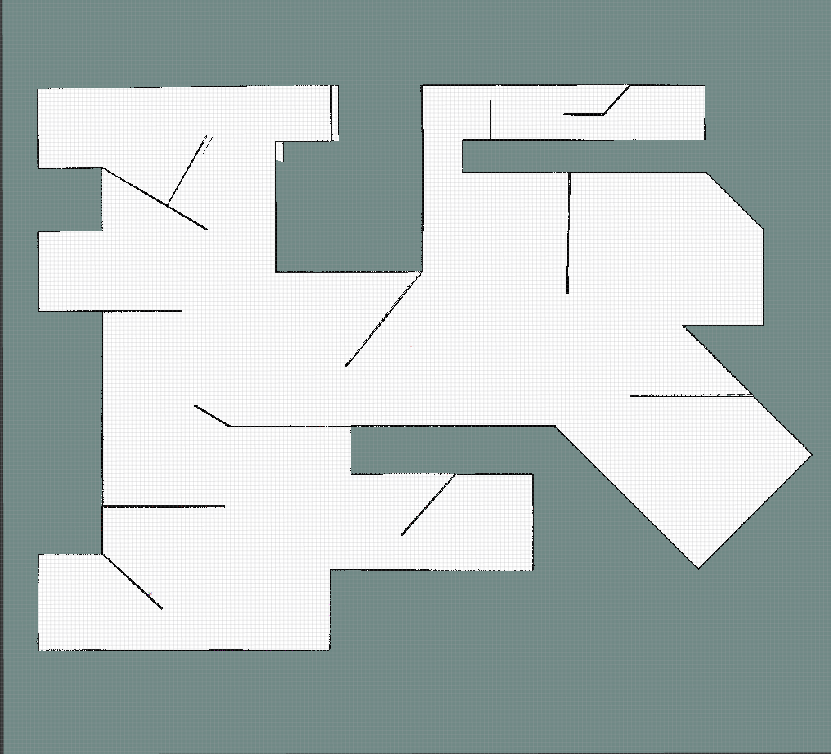
%> input picture original_map_obstcle/original_map_obstacle.png, 831 x 754 px
$ octave original_map_obstacle.m   (GNU Octave 9; MATLAB toolbox functions it lacks are replaced by stand-ins)
%> lines starting %> are read from the running program, lines starting %| are printed output that depends on the picture; in (x1, y1, x2, y2) boxes, pixels count from 0 and x2, y2 are one past the last pixel; in counts of white or black regions, pixels touching at a corner belong together; the program's own positions count from 1
close all;
clear;
clc;

A=imread('original_map_obstacle.png');
%> A is the input picture: size 754x831x3 uint8; mean R, G, B 174.2, 186.2, 185
% 读取图片

thresh=graythresh(A);
%> thresh = 0.735
figure(1);
title('灰度图');
imshow(A);
% 转化成灰度图

se = strel('disk',5);
% BW = imdilate(A,se);
BW=imerode(A,se);
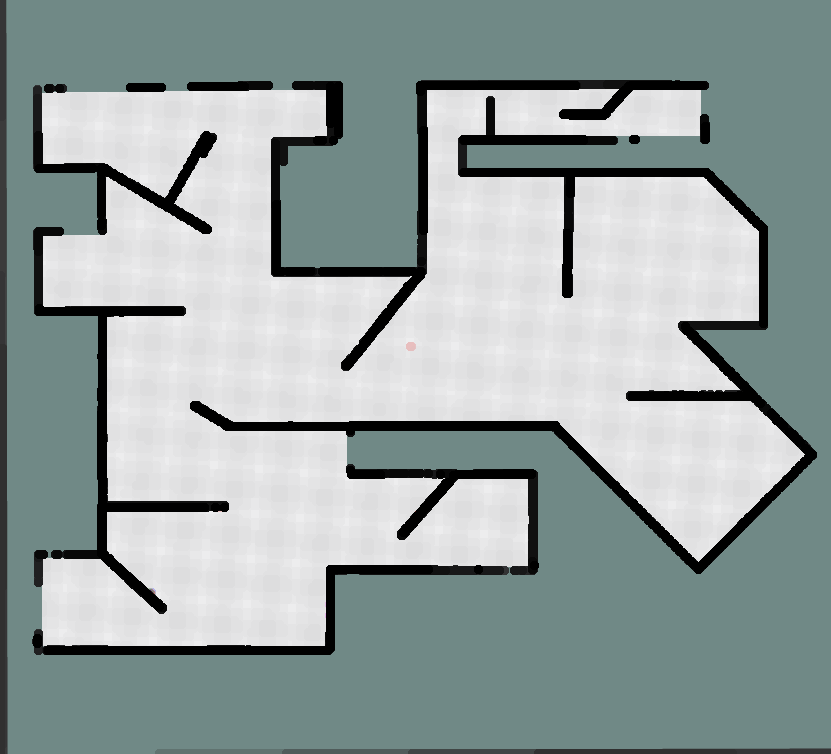
%> BW: size 754x831x3 uint8; mean R, G, B 149.3, 161.6, 160.5
figure(2);
imshow(BW);
% 膨胀操作

% BW2 =im2bw(A,thresh);
BW2 =im2bw(BW,thresh);
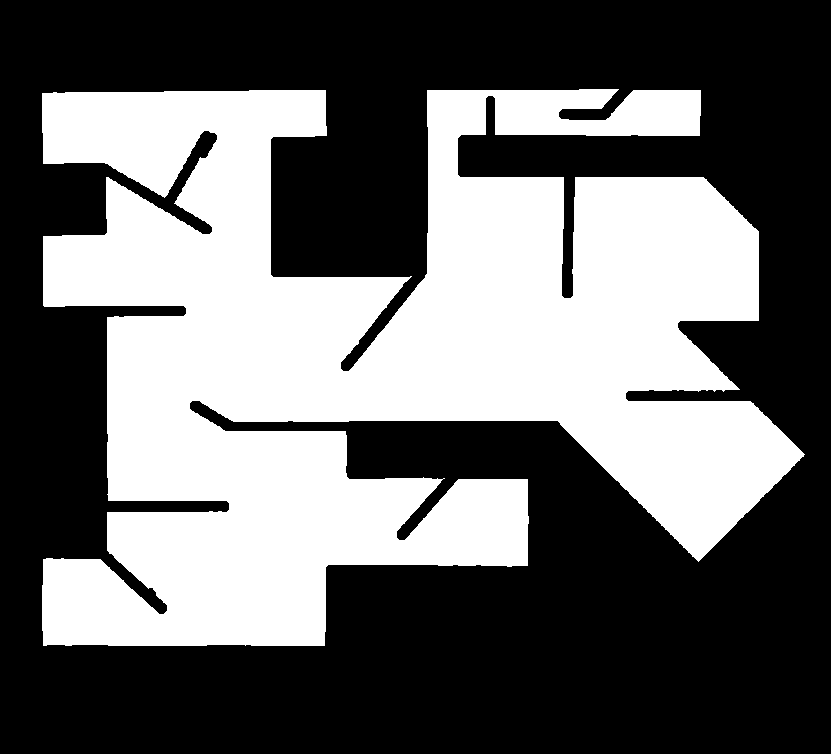
%> BW2: size 754x831 logical; 41.1% white; 1 white region, box (x1, y1, x2, y2) and area: (42, 89, 805, 646) 257241
figure(3);
imshow(BW2);

BW3 = bwmorph(BW2,'remove');
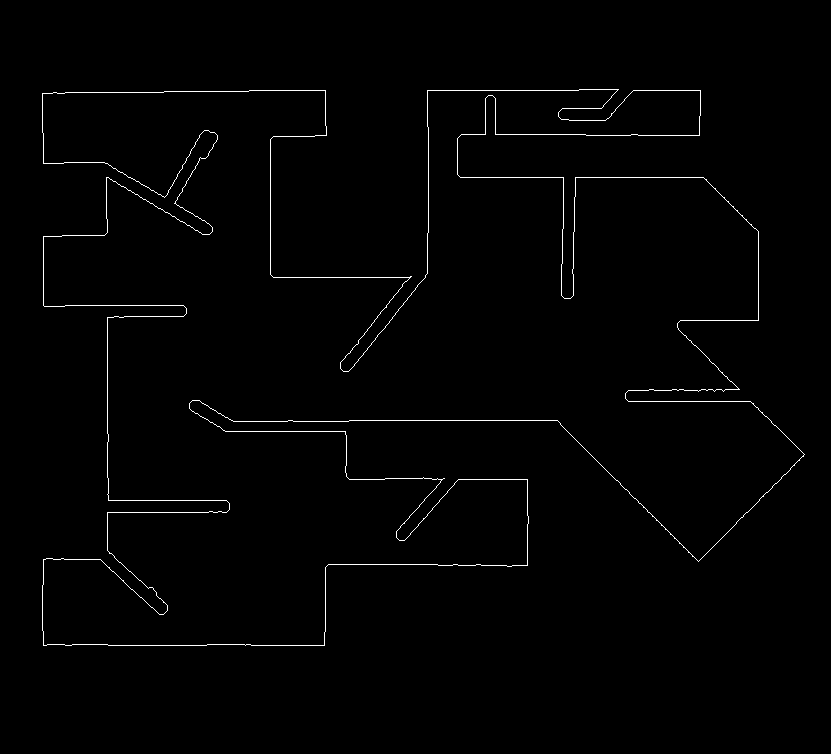
%> BW3: size 754x831 logical; 1% white in thin lines or dots, all inside (x1, y1, x2, y2) = (42, 89, 805, 646)
figure(4);
imshow(BW3);
hold on;

BW4 = bwmorph(BW2,'skel',Inf);
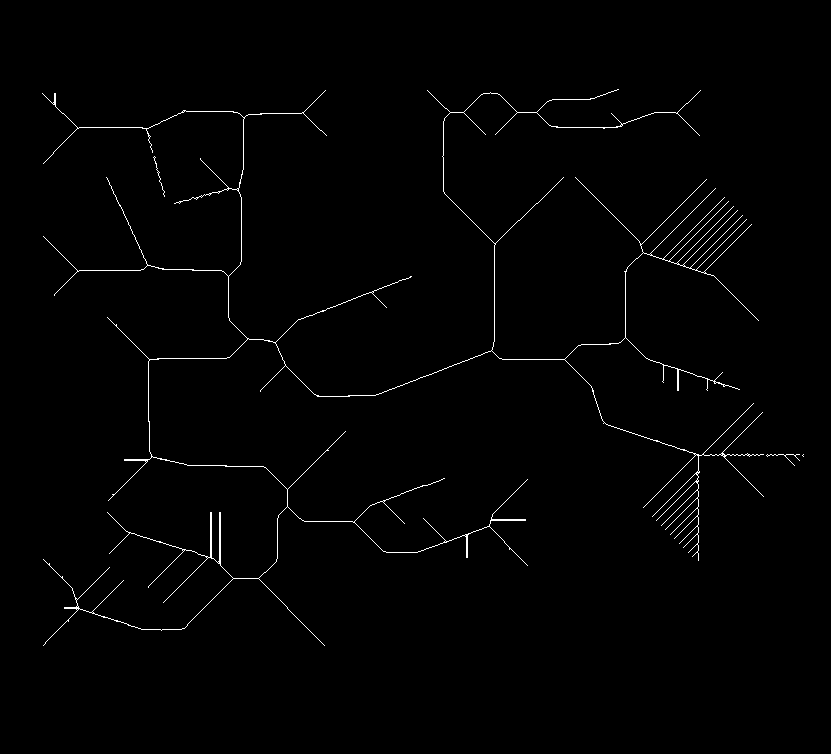
%> BW4: size 754x831 logical; 1% white in thin lines or dots, all inside (x1, y1, x2, y2) = (42, 89, 804, 646)
figure(5);
imshow(BW4);

BW5 = bwmorph(BW4,'branchpoints');
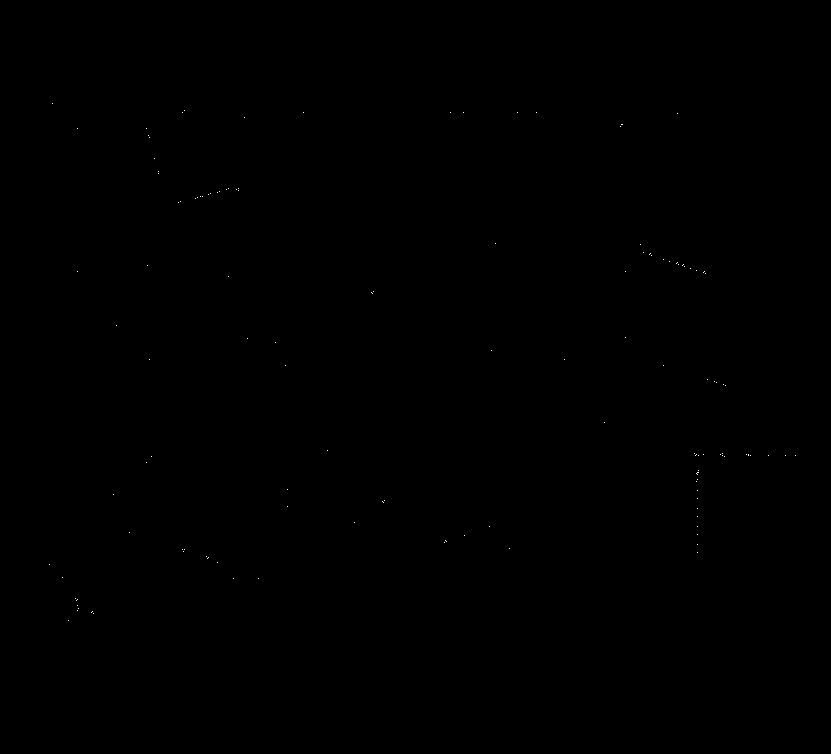
%> BW5: size 754x831 logical; 0.02% white in thin lines or dots, all inside (x1, y1, x2, y2) = (49, 103, 796, 621)
figure(6);
imshow(BW5);

BW6 = bwmorph(BW4,'endpoints');
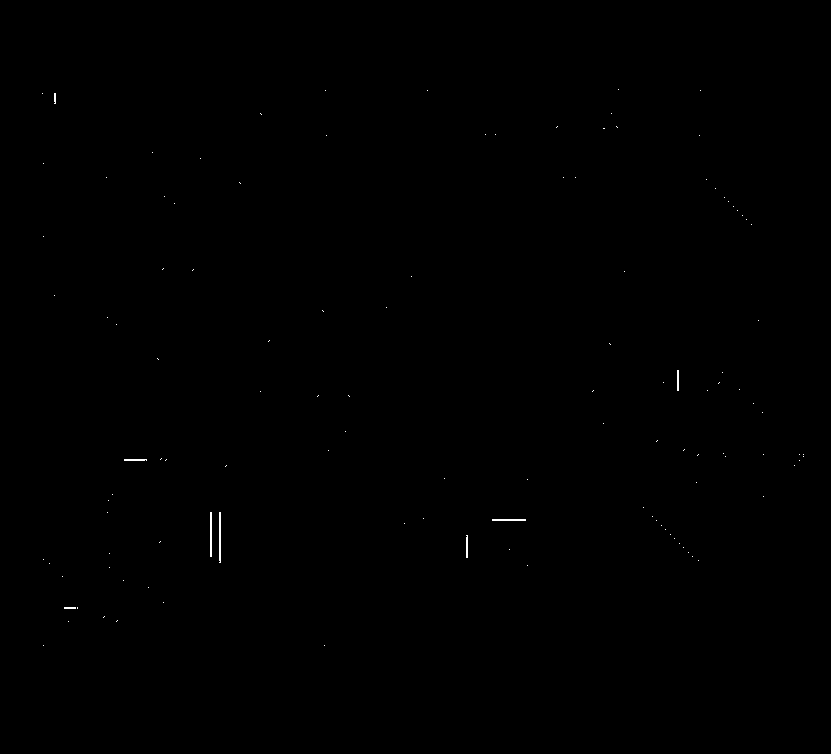
%> BW6: size 754x831 logical; 0.09% white in thin lines or dots, all inside (x1, y1, x2, y2) = (42, 89, 804, 646)
figure(7);
imshow(BW6);
